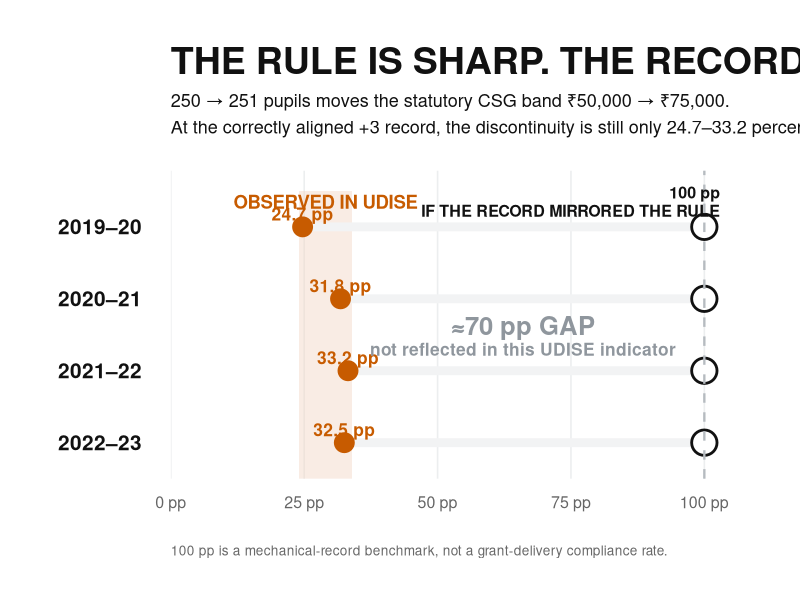
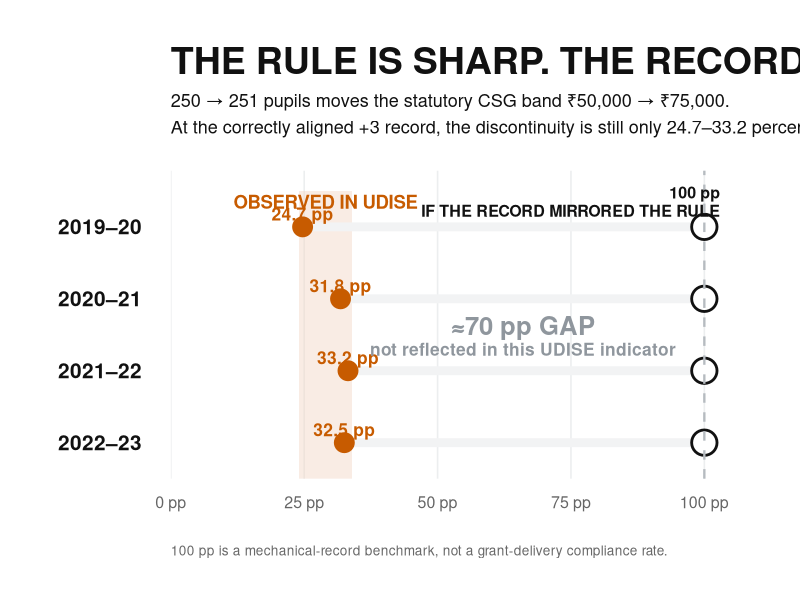
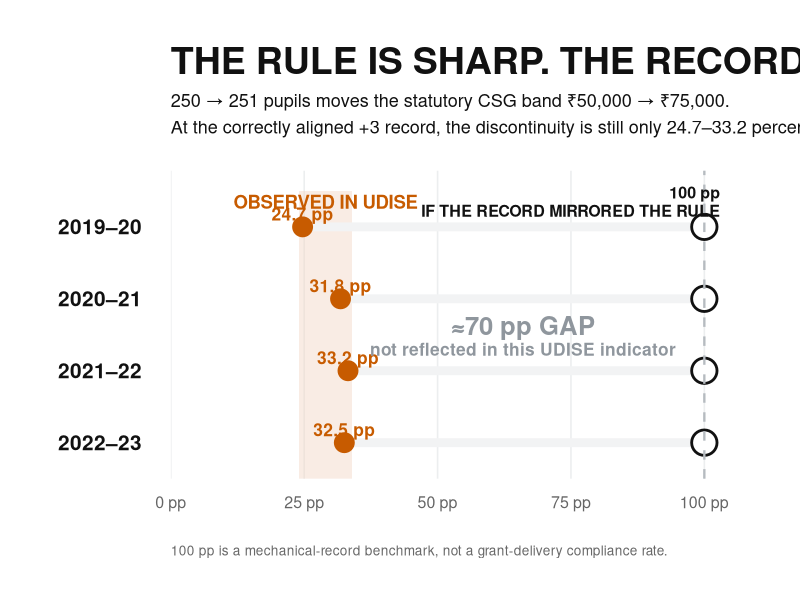

The R source for these figures, in order:
suppressPackageStartupMessages({
  library(ggplot2)
  library(dplyr)
})

# Final state-clustered RD estimates from FINAL_TIMING_AND_INCENTIVES_FINDINGS.md
# Outcome: jump in P(reported CSG receipt >= Rs 75,000) at the 250.5 pupil cutoff.
# The 100 pp endpoint is a mechanical binary-record benchmark: if the UDISE
# receipt indicator perfectly mirrored the statutory band transition around
# 250/251, the indicator would switch completely at the cutoff.
d <- tibble::tribble(
  ~cohort,   ~observed,
  "2019–20", 24.70,
  "2020–21", 31.81,
  "2021–22", 33.21,
  "2022–23", 32.52
) %>%
  mutate(
    cohort = factor(cohort, levels = rev(c("2019–20", "2020–21", "2021–22", "2022–23"))),
    benchmark = 100,
    label = sprintf("%.1f pp", observed)
  )

ink <- "#111111"
muted <- "#8F969D"
soft <- "#F2F3F4"
accent <- "#C75B00"
accent_soft <- "#F1D6C3"

p <- ggplot(d, aes(y = cohort)) +
  # Where the four correctly timed estimates actually land
  annotate("rect", xmin = 24, xmax = 34, ymin = 0.5, ymax = 4.5,
           fill = accent_soft, alpha = 0.45) +

  # The fidelity gap
  geom_segment(aes(x = observed, xend = benchmark, yend = cohort),
               linewidth = 3.0, colour = soft, lineend = "round") +

  # Observed discontinuities
  geom_point(aes(x = observed), size = 6.4, colour = accent) +
  geom_text(aes(x = observed, label = label),
            nudge_y = 0.18, colour = accent, fontface = "bold", size = 4.4) +

  # Mechanical-record benchmark
  geom_point(aes(x = benchmark), shape = 21, size = 7.6,
             stroke = 1.45, fill = "white", colour = ink) +
  geom_vline(xintercept = 100, linewidth = 0.8, linetype = "dashed", colour = "#B6BBC0") +

  # Direct labels, no legend
  annotate("text", x = 29, y = 4.35,
           label = "OBSERVED IN UDISE",
           hjust = 0.5, size = 4.7, fontface = "bold", colour = accent) +
  annotate("text", x = 103, y = 4.35,
           label = "100 pp\nIF THE RECORD MIRRORED THE RULE",
           hjust = 1, size = 4.05, fontface = "bold", colour = ink, lineheight = 0.95) +

  # The gap itself is the result
  annotate("text", x = 66, y = 2.63,
           label = "≈70 pp GAP",
           size = 6.5, fontface = "bold", colour = muted) +
  annotate("text", x = 66, y = 2.30,
           label = "not reflected in this UDISE indicator",
           size = 4.4, fontface = "bold", colour = muted) +

  scale_x_continuous(
    limits = c(0, 106),
    breaks = c(0, 25, 50, 75, 100),
    labels = function(x) paste0(x, " pp"),
    expand = c(0, 0)
  ) +
  scale_y_discrete(expand = expansion(add = c(0.45, 0.78))) +
  labs(
    title = "THE RULE IS SHARP. THE RECORD IS NOT.",
    subtitle = "250 → 251 pupils moves the statutory CSG band ₹50,000 → ₹75,000.\nAt the correctly aligned +3 record, the discontinuity is still only 24.7–33.2 percentage points.",
    x = NULL,
    y = NULL,
    caption = "100 pp is a mechanical-record benchmark, not a grant-delivery compliance rate."
  ) +
  theme_minimal(base_family = "sans") +
  theme(
    panel.grid.major.y = element_blank(),
    panel.grid.minor = element_blank(),
    panel.grid.major.x = element_line(colour = "#ECEEEF", linewidth = 0.55),
    axis.text.x = element_text(size = 11.5, colour = "#666666", margin = margin(t = 10)),
    axis.text.y = element_text(size = 15, face = "bold", colour = ink, margin = margin(r = 18)),
    plot.title = element_text(size = 27, face = "bold", colour = ink, hjust = 0, margin = margin(b = 8)),
    plot.subtitle = element_text(size = 13, colour = ink, hjust = 0, lineheight = 1.22, margin = margin(b = 24)),
    plot.caption = element_text(size = 9.8, colour = "#686868", hjust = 0, margin = margin(t = 24)),
    plot.margin = margin(34, 46, 30, 42)
  )

out_dir <- "studies/composite_school_grant/figures/rendered"
dir.create(out_dir, recursive = TRUE, showWarnings = FALSE)

ggsave(file.path(out_dir, "csg_policy_prism_R.png"), p,
       width = 12.2, height = 7.7, units = "in", dpi = 320, bg = "white")
ggsave(file.path(out_dir, "csg_policy_prism_R.svg"), p,
       width = 12.2, height = 7.7, units = "in", bg = "white")
ggsave(file.path(out_dir, "csg_policy_prism_R.pdf"), p,
       width = 12.2, height = 7.7, units = "in", bg = "white")
